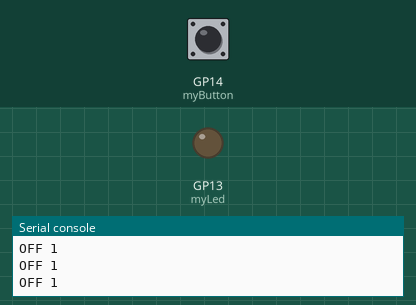
Bench run of a program on a simulated Raspberry Pi Pico running MicroPython. On the bench: output pins drawn as LEDs (lit = HIGH), the last lines printed to the serial console. The test bench sets the inputs (shaded band); at power-on: GP14 (myButton) HIGH.

Above: at 1.2 s.
1.3 s: GP14 (myButton) pulled LOW for 0.15 s
At 2.0 s:
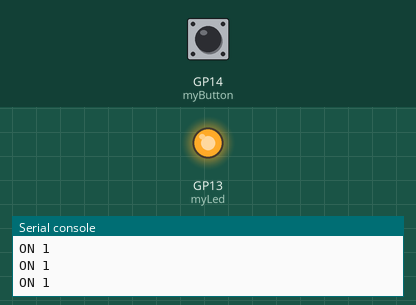
2.9 s: GP14 (myButton) pulled LOW for 1 s
At 3.3 s:
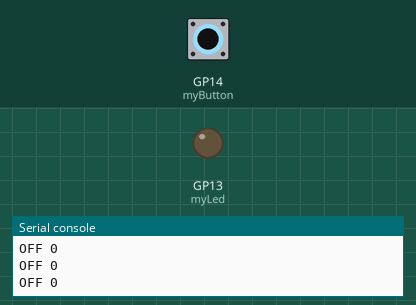
5.4 s: GP14 (myButton) pulled LOW for 3.2 s
At 6.5 s:
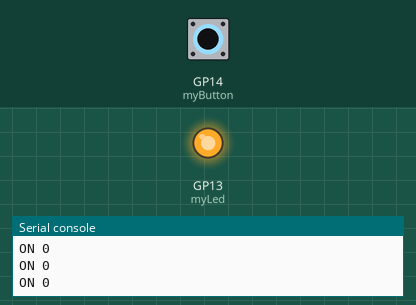
Timing chart, 0 to 8.4 s (numbered marks = the images above; inputs shaded):
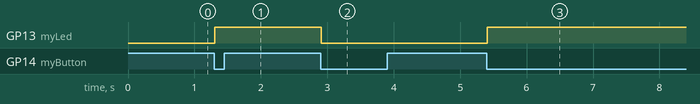

Measured:
- after the input at 1.3 s, GP13 (myLed): LOW → HIGH at once
- after the input at 2.9 s, GP13 (myLed): HIGH → LOW at once
- after the input at 5.4 s, GP13 (myLed): LOW → HIGH at once

The program:

led_on_off_button.py
```python
from machine import Pin
from time import sleep

ledPin = 13
myLed = Pin(ledPin, Pin.OUT)

buttPin=14
myButton=Pin(buttPin, Pin.IN, Pin.PULL_UP)

currButState = 1
prevButState = 1

LEDState = False

while True:
    currButState = myButton.value()
    if currButState == 0 and prevButState == 1:
        LEDState = not LEDState
        myLed.value(LEDState)
    if LEDState:
        print('ON', currButState)
    else:
        print('OFF', currButState)
    prevButState = currButState
    sleep(0.1)
```
